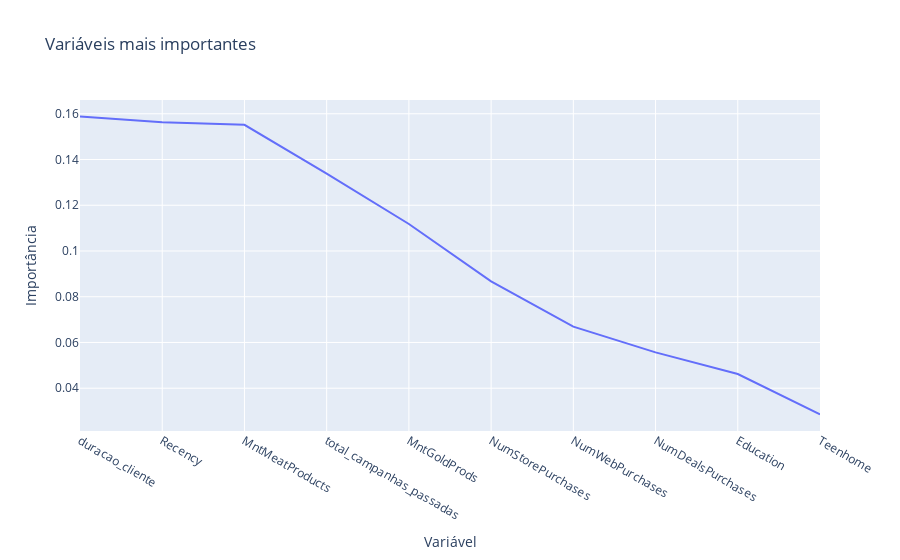

Source (notebook cell):
### Code cell
px.line(imports,x='Variável',y='Importância',title='Variáveis mais importantes')

### Figure 1 — Plotly figure (JSON) as saved in the notebook; plotly's stock layout.template omitted (floating-point values rounded to 4 significant figures)
{"data": [{"hovertemplate": "Variável=%{x}<br>Importância=%{y}<extra></extra>", "legendgroup": "", "line": {"color": "#636efa", "dash": "solid"}, "marker": {"symbol": "circle"}, "mode": "lines", "name": "", "orientation": "v", "showlegend": false, "type": "scatter", "x": ["duracao_cliente", "Recency", "MntMeatProducts", "total_campanhas_passadas", "MntGoldProds", "NumStorePurchases", "NumWebPurchases", "NumDealsPurchases", "Education", "Teenhome"], "xaxis": "x", "y": [0.1588, 0.1563, 0.1552, 0.1339, 0.1118, 0.08674, 0.06692, 0.05568, 0.04621, 0.02854], "yaxis": "y"}], "layout": {"legend": {"tracegroupgap": 0}, "title": {"text": "Variáveis mais importantes"}, "xaxis": {"anchor": "y", "domain": [0, 1], "title": {"text": "Variável"}}, "yaxis": {"anchor": "x", "domain": [0, 1], "title": {"text": "Importância"}}}}
